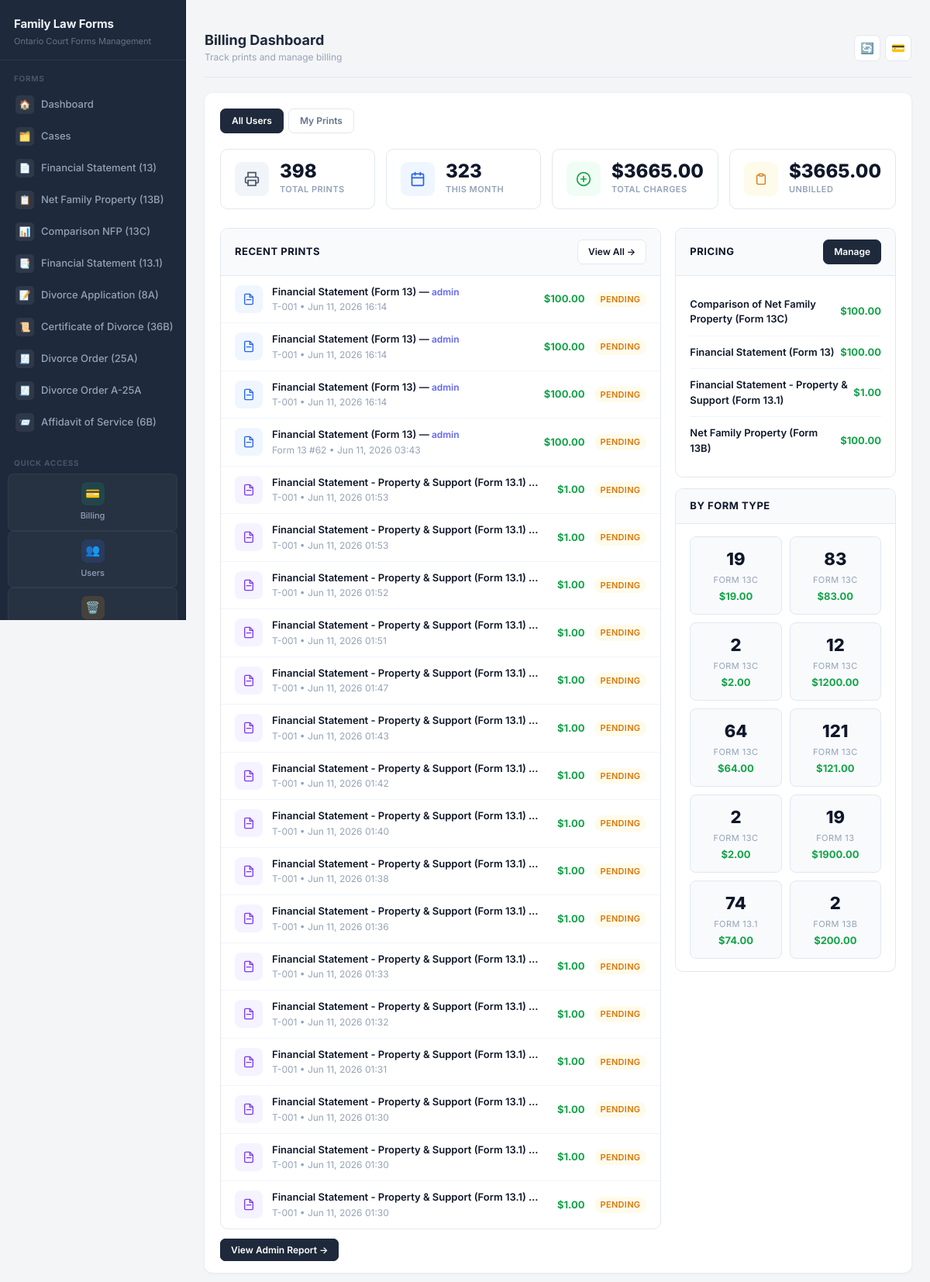
The page /forms/billing/ (signed in) on the database as committed earlier.
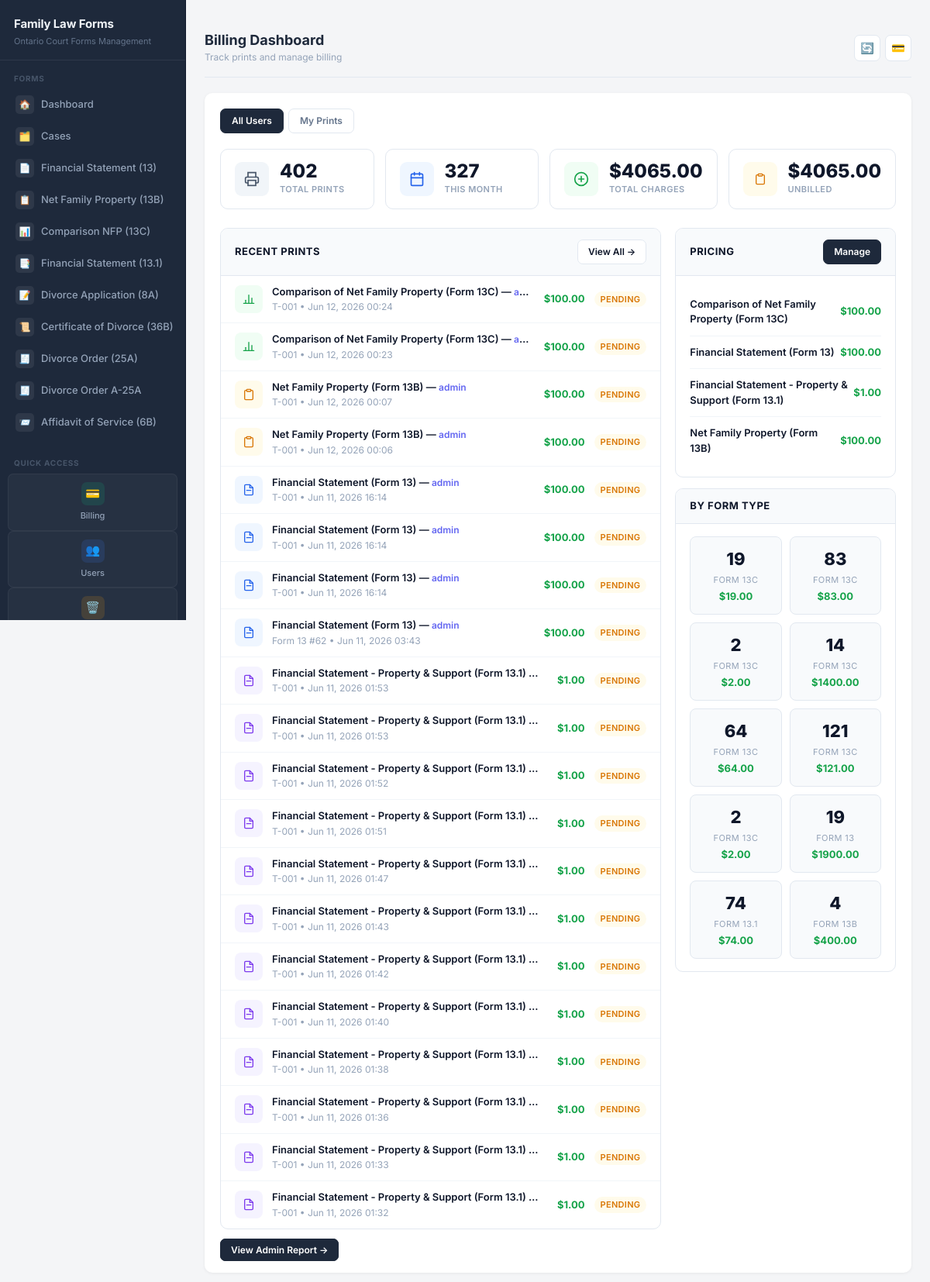
The same page on the database as committed later.
### forms/models.py (models this page shows, shortened)
class PrintEvent(models.Model):
    FORM_TYPE_CHOICES = [
        ('financial_statement', 'Financial Statement (Form 13)'),
        ('financial_statement_131', 'Financial Statement - Property & Support (Form 13.1)'),
        ('net_family_property_13b', 'Net Family Property (Form 13B)'),
        ('comparison_nfp', 'Comparison of Net Family Property (Form 13C)'),
        ('application_divorce_8a', 'Form 8A — Application (Divorce)'),
        ('affidavit_service', 'Affidavit of Service (Form 6B)'),
        ('certificate_of_divorce', 'Certificate of Divorce (Form 36B)'),
        ('divorce_order', 'Divorce Order (Form 25A)'),
        ('divorce_order_onepage', 'Divorce Order (one page)'),
        ('divorce_order_a25a', 'Divorce Order (Form A-25A)'),
    ]
    user = models.ForeignKey(User, on_delete=models.CASCADE, related_name='print_events')
    form_type = models.CharField(max_length=100, choices=FORM_TYPE_CHOICES)
    form_id = models.IntegerField()  # The pk of the printed form
    form_identifier = models.CharField(max_length=255, blank=True)  # Court file number or name
    printed_at = models.DateTimeField(auto_now_add=True)
    price_charged = models.DecimalField(max_digits=30, decimal_places=3, default=Decimal('0.00'))
    is_billed = models.BooleanField(default=False)
    billed_at = models.DateTimeField(null=True, blank=True)
    notes = models.TextField(blank=True)
    class Meta:
        ordering = ['-printed_at']
        indexes = [
            models.Index(fields=['user', 'printed_at']),
            models.Index(fields=['form_type', 'printed_at']),
            models.Index(fields=['is_billed']),
        ]

class BillingSetting(models.Model):
    form_type = models.CharField(max_length=100, unique=True)
    form_display_name = models.CharField(max_length=200)
    price_per_print = models.DecimalField(max_digits=30, decimal_places=3, default=Decimal('1.00'))
    is_active = models.BooleanField(default=True)
    created_at = models.DateTimeField(auto_now_add=True)
    updated_at = models.DateTimeField(auto_now=True)
    class Meta:
        ordering = ['form_display_name']

### forms/views.py (the view)
# urls.py: path('billing/', views.billing_dashboard, name='billing_dashboard'),
@login_required
def billing_dashboard(request):
    user = request.user
    has_billing_permission = user.is_staff or user.is_superuser
    if not has_billing_permission:
        try:
            has_billing_permission = user.profile.has_module_permission('billing', 'view')
        except:
            has_billing_permission = False
    view_all = request.GET.get('view') == 'all' or has_billing_permission
    view_mine = request.GET.get('view') == 'mine'
    if view_mine:
        user_prints = PrintEvent.objects.filter(user=user)
        showing_all = False
    elif view_all and has_billing_permission:
        user_prints = PrintEvent.objects.all()
        showing_all = True
    else:
        user_prints = PrintEvent.objects.filter(user=user)
        showing_all = False
    today = datetime.now().date()
    start_of_month = today.replace(day=1)
    this_month_prints = user_prints.filter(printed_at__date__gte=start_of_month)
    stats = {
        'total_prints': user_prints.count(),
        'month_prints': this_month_prints.count(),
        'total_charges': user_prints.aggregate(Sum('price_charged'))['price_charged__sum'] or 0,
        'month_charges': this_month_prints.aggregate(Sum('price_charged'))['price_charged__sum'] or 0,
        'unbilled_prints': user_prints.filter(is_billed=False).count(),
        'unbilled_amount': user_prints.filter(is_billed=False).aggregate(Sum('price_charged'))['price_charged__sum'] or 0,
    }
    recent_prints = user_prints.order_by('-printed_at')[:20]
    prints_by_type = user_prints.values('form_type').annotate(
        count=Count('id'),
        total=Sum('price_charged')
    )
    thirty_days_ago = today - timedelta(days=30)
    daily_prints = user_prints.filter(
        printed_at__date__gte=thirty_days_ago
    ).annotate(
        date=TruncDate('printed_at')
    ).values('date').annotate(
        count=Count('id'),
        total=Sum('price_charged')
    ).order_by('date')
    billing_settings = BillingSetting.objects.filter(is_active=True)
    context = {
        'stats': stats,
        'recent_prints': recent_prints,
        'prints_by_type': prints_by_type,
        'daily_prints': list(daily_prints),
        'billing_settings': billing_settings,
        'showing_all': showing_all,
        'can_view_all': has_billing_permission,
    }
    return render(request, 'forms/billing_dashboard.html', context)

### users/context_processors.py (called while the page is built, shortened)
def user_permissions(request):
    context = {
        'user_modules': {},
        'user_permissions': {},
    }
    if not request.user.is_authenticated:
        return context
    if request.user.is_superuser:
        modules = Module.objects.filter(is_active=True)
        context['user_modules'] = {m.code: True for m in modules}
        context['user_permissions'] = {
            m.code: {
                'view': True,
                'create': True,
                'edit': True,
                'delete': True,
                'print': True,
                'export': True,
            } for m in modules
        }
        return context

### forms/templates/forms/billing_dashboard.html (shortened to what the changed rows need)
﻿{% extends 'base.html' %}
{% block header %}Billing Dashboard{% endblock %}
{% block content %}
<div class="bd-stats">
  <div class="bd-stat">
    <div>
      <div class="bd-stat-val">{{ stats.total_prints }}</div>
      <div class="bd-stat-lbl">Total Prints</div>
    </div>
  </div>
  <div class="bd-stat">
    <div>
      <div class="bd-stat-val">{{ stats.month_prints }}</div>
      <div class="bd-stat-lbl">This Month</div>
    </div>
  </div>
  <div class="bd-stat">
    <div>
      <div class="bd-stat-val">${{ stats.total_charges|floatformat:2 }}</div>
      <div class="bd-stat-lbl">Total Charges</div>
    </div>
  </div>
  <div class="bd-stat">
    <div>
      <div class="bd-stat-val">${{ stats.unbilled_amount|floatformat:2 }}</div>
      <div class="bd-stat-lbl">Unbilled</div>
    </div>
  </div>
</div>
<div class="bd-grid">
  <div class="bd-card">
    <div class="bd-card-body">
      {% if recent_prints %}
        {% for print in recent_prints %}
        <div class="print-row">
          <div class="print-row-icon {% if print.form_type == 'financial_statement' %}form13{% elif print.form_type == 'financial_statement_131' %}form131{% elif print.form_type == 'net_family_property_13b' %}form13b{% else %}form13c{% endif %}">
            {% if print.form_type == 'financial_statement' or print.form_type == 'financial_statement_131' %}<svg width="16" height="16" viewBox="0 0 24 24" fill="none" stroke="currentColor" stroke-width="2" stroke-linecap="round"><path d="M14 2H6a2 2 0 00-2 2v16a2 2 0 002 2h12a2 2 0 002-2V8z"/><polyline points="14 2 14 8 20 8"/><line x1="16" y1="13" x2="8" y2="13"/></svg>{% elif print.form_type == 'net_family_property_13b' %}<svg width="16" height="16" viewBox="0 0 24 24" fill="none" stroke="currentColor" stroke-width="2" stroke-linecap="round"><path d="M16 4h2a2 2 0 012 2v14a2 2 0 01-2 2H6a2 2 0 01-2-2V6a2 2 0 012-2h2"/><rect x="8" y="2" width="8" height="4" rx="1"/></svg>{% else %}<svg width="16" height="16" viewBox="0 0 24 24" fill="none" stroke="currentColor" stroke-width="2" stroke-linecap="round"><line x1="18" y1="20" x2="18" y2="10"/><line x1="12" y1="20" x2="12" y2="4"/><line x1="6" y1="20" x2="6" y2="14"/><line x1="2" y1="20" x2="22" y2="20"/></svg>{% endif %}
          </div>
          <div class="print-row-info">
            <div class="print-row-title">{{ print.get_form_type_display }}{% if showing_all %} &mdash; <span style="color:#6366f1;font-size:12px;">{{ print.user.username }}</span>{% endif %}</div>
            <div class="print-row-meta">{{ print.form_identifier }} &bull; {{ print.printed_at|date:"M d, Y H:i" }}</div>
          </div>
          <div class="print-row-price">${{ print.price_charged|floatformat:2 }}</div>
          {% if print.is_billed %}<span class="sb sb-billed">Billed</span>{% else %}<span class="sb sb-pending">Pending</span>{% endif %}
        </div>
        {% endfor %}
      {% else %}
        <div class="bd-empty"><p>No prints yet.</p></div>
      {% endif %}
    </div>
  </div>
  <div>
    <div class="bd-card" style="margin-bottom:14px;">
      <div class="bd-card-body padded">
        {% for setting in billing_settings %}
        <div class="price-row">
          <span class="pname">{{ setting.form_display_name }}</span>
          <span class="pval">${{ setting.price_per_print|floatformat:2 }}</span>
        </div>
        {% empty %}
        <div class="price-row">
          <span class="pname">Default pricing</span>
          <span class="pval">$1.00</span>
        </div>
        {% endfor %}
      </div>
    </div>
    <div class="bd-card">
      <div class="bd-card-body padded">
        <div class="type-grid">
          {% for item in prints_by_type %}
          <div class="type-tile">
            <div class="tc">{{ item.count }}</div>
            <div class="tl">
              {% if item.form_type == 'financial_statement' %}Form 13
              {% elif item.form_type == 'financial_statement_131' %}Form 13.1
              {% elif item.form_type == 'net_family_property_13b' %}Form 13B
              {% else %}Form 13C{% endif %}
            </div>
            <div class="ta">${{ item.total|floatformat:2 }}</div>
          </div>
          {% empty %}
          <div class="bd-empty" style="grid-column:1/-1;"><p>No data yet</p></div>
          {% endfor %}
        </div>
      </div>
    </div>
  </div>
</div>
{% endblock %}

Rows that differ between the two databases and show on the page:
no longer on this page (row unchanged): PrintEvent: form_type "Financial Statement - Property & Support (Form 13.1)", form_identifier "T-001", printed_at "Jun 11, 2026 01:31", price_charged "1.00", is_billed "PENDING"
no longer on this page (row unchanged): PrintEvent: form_type "Financial Statement - Property & Support (Form 13.1)", form_identifier "T-001", printed_at "Jun 11, 2026 01:30", price_charged "1.00", is_billed "PENDING"
no longer on this page (row unchanged): PrintEvent: form_type "Financial Statement - Property & Support (Form 13.1)", form_identifier "T-001", printed_at "Jun 11, 2026 01:30", price_charged "1.00", is_billed "PENDING"
no longer on this page (row unchanged): PrintEvent: form_type "Financial Statement - Property & Support (Form 13.1)", form_identifier "T-001", printed_at "Jun 11, 2026 01:30", price_charged "1.00", is_billed "PENDING"
added PrintEvent: form_type "Comparison of Net Family Property (Form 13C)", user.username "ad…", form_identifier "T-001", printed_at "Jun 12, 2026 00:24", price_charged "100.00", is_billed "PENDING"
added PrintEvent: form_type "Comparison of Net Family Property (Form 13C)", user.username "ad…", form_identifier "T-001", printed_at "Jun 12, 2026 00:23", price_charged "100.00", is_billed "PENDING"
added PrintEvent: form_type "Net Family Property (Form 13B)", user.username "admin", form_identifier "T-001", printed_at "Jun 12, 2026 00:07", price_charged "100.00", is_billed "PENDING"
added PrintEvent: form_type "Net Family Property (Form 13B)", user.username "admin", form_identifier "T-001", printed_at "Jun 12, 2026 00:06", price_charged "100.00", is_billed "PENDING"
Other text that changed with them:
{{ stats.total_prints }}: "398" → "402"
{{ stats.month_prints }}: "323" → "327"
{{ stats.total_charges|floatformat:2 }}: "3665.00" → "4065.00"
{{ stats.unbilled_amount|floatformat:2 }}: "3665.00" → "4065.00"
new list line: "14 FORM 13C $ 1400.00"
new list line: "4 FORM 13B $ 400.00"
list line gone: "12 FORM 13C $ 1200.00"
list line gone: "2 FORM 13B $ 200.00"
